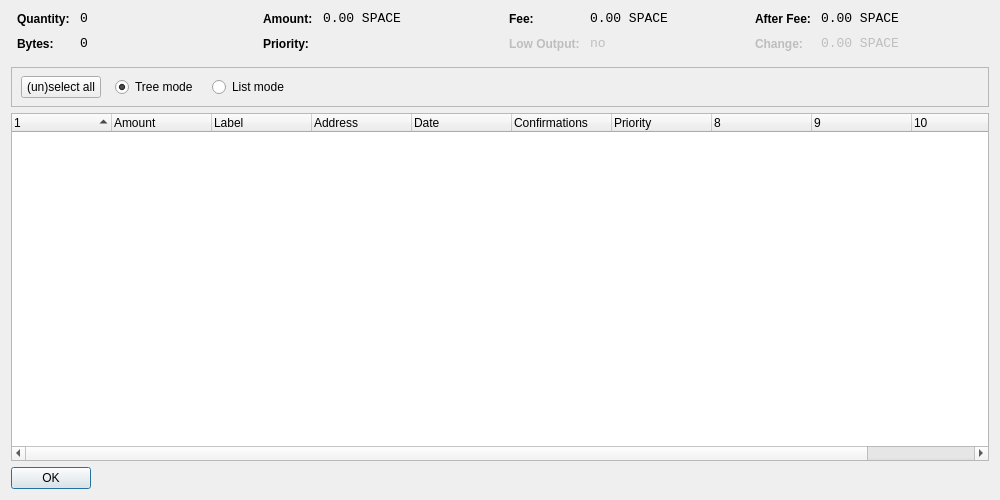
<?xml version="1.0" encoding="UTF-8"?>
<ui version="4.0">
 <class>CoinControlDialog</class>
 <widget class="QDialog" name="CoinControlDialog">
  <property name="geometry">
   <rect>
    <x>0</x>
    <y>0</y>
    <width>1000</width>
    <height>500</height>
   </rect>
  </property>
  <property name="windowTitle">
   <string>Coin Control</string>
  </property>
  <layout class="QVBoxLayout" name="verticalLayout">
   <item>
    <layout class="QHBoxLayout" name="horizontalLayoutTop" stretch="0,0,0,0">
     <property name="topMargin">
      <number>0</number>
     </property>
     <property name="bottomMargin">
      <number>10</number>
     </property>
     <item>
      <layout class="QFormLayout" name="formLayoutCoinControl1">
       <property name="horizontalSpacing">
        <number>10</number>
       </property>
       <property name="verticalSpacing">
        <number>10</number>
       </property>
       <property name="leftMargin">
        <number>6</number>
       </property>
       <property name="rightMargin">
        <number>6</number>
       </property>
       <item row="0" column="0">
        <widget class="QLabel" name="labelCoinControlQuantityText">
         <property name="styleSheet">
          <string notr="true">font-weight:bold;</string>
         </property>
         <property name="text">
          <string>Quantity:</string>
         </property>
        </widget>
       </item>
       <item row="0" column="1">
        <widget class="QLabel" name="labelCoinControlQuantity">
         <property name="font">
          <font>
           <family>Monospace</family>
           <pointsize>10</pointsize>
          </font>
         </property>
         <property name="cursor">
          <cursorShape>IBeamCursor</cursorShape>
         </property>
         <property name="contextMenuPolicy">
          <enum>Qt::ActionsContextMenu</enum>
         </property>
         <property name="text">
          <string notr="true">0</string>
         </property>
         <property name="textInteractionFlags">
          <set>Qt::LinksAccessibleByMouse|Qt::TextSelectableByKeyboard|Qt::TextSelectableByMouse</set>
         </property>
        </widget>
       </item>
       <item row="1" column="0">
        <widget class="QLabel" name="labelCoinControlBytesText">
         <property name="styleSheet">
          <string notr="true">font-weight:bold;</string>
         </property>
         <property name="text">
          <string>Bytes:</string>
         </property>
        </widget>
       </item>
       <item row="1" column="1">
        <widget class="QLabel" name="labelCoinControlBytes">
         <property name="font">
          <font>
           <family>Monospace</family>
           <pointsize>10</pointsize>
          </font>
         </property>
         <property name="cursor">
          <cursorShape>IBeamCursor</cursorShape>
         </property>
         <property name="contextMenuPolicy">
          <enum>Qt::ActionsContextMenu</enum>
         </property>
         <property name="text">
          <string notr="true">0</string>
         </property>
         <property name="textInteractionFlags">
          <set>Qt::LinksAccessibleByMouse|Qt::TextSelectableByKeyboard|Qt::TextSelectableByMouse</set>
         </property>
        </widget>
       </item>
      </layout>
     </item>
     <item>
      <layout class="QFormLayout" name="formLayoutCoinControl2">
       <property name="horizontalSpacing">
        <number>10</number>
       </property>
       <property name="verticalSpacing">
        <number>10</number>
       </property>
       <property name="leftMargin">
        <number>6</number>
       </property>
       <property name="rightMargin">
        <number>6</number>
       </property>
       <item row="0" column="0">
        <widget class="QLabel" name="labelCoinControlAmountText">
         <property name="styleSheet">
          <string notr="true">font-weight:bold;</string>
         </property>
         <property name="text">
          <string>Amount:</string>
         </property>
        </widget>
       </item>
       <item row="0" column="1">
        <widget class="QLabel" name="labelCoinControlAmount">
         <property name="font">
          <font>
           <family>Monospace</family>
           <pointsize>10</pointsize>
          </font>
         </property>
         <property name="cursor">
          <cursorShape>IBeamCursor</cursorShape>
         </property>
         <property name="contextMenuPolicy">
          <enum>Qt::ActionsContextMenu</enum>
         </property>
         <property name="text">
          <string notr="true">0.00 SPACE</string>
         </property>
         <property name="textInteractionFlags">
          <set>Qt::LinksAccessibleByMouse|Qt::TextSelectableByKeyboard|Qt::TextSelectableByMouse</set>
         </property>
        </widget>
       </item>
       <item row="1" column="0">
        <widget class="QLabel" name="labelCoinControlPriorityText">
         <property name="styleSheet">
          <string notr="true">font-weight:bold;</string>
         </property>
         <property name="text">
          <string>Priority:</string>
         </property>
        </widget>
       </item>
       <item row="1" column="1">
        <widget class="QLabel" name="labelCoinControlPriority">
         <property name="font">
          <font>
           <family>Monospace</family>
           <pointsize>10</pointsize>
          </font>
         </property>
         <property name="cursor">
          <cursorShape>IBeamCursor</cursorShape>
         </property>
         <property name="contextMenuPolicy">
          <enum>Qt::ActionsContextMenu</enum>
         </property>
         <property name="text">
          <string/>
         </property>
         <property name="textInteractionFlags">
          <set>Qt::LinksAccessibleByMouse|Qt::TextSelectableByKeyboard|Qt::TextSelectableByMouse</set>
         </property>
        </widget>
       </item>
      </layout>
     </item>
     <item>
      <layout class="QFormLayout" name="formLayoutCoinControl3">
       <property name="horizontalSpacing">
        <number>10</number>
       </property>
       <property name="verticalSpacing">
        <number>10</number>
       </property>
       <property name="leftMargin">
        <number>6</number>
       </property>
       <property name="rightMargin">
        <number>6</number>
       </property>
       <item row="0" column="0">
        <widget class="QLabel" name="labelCoinControlFeeText">
         <property name="styleSheet">
          <string notr="true">font-weight:bold;</string>
         </property>
         <property name="text">
          <string>Fee:</string>
         </property>
        </widget>
       </item>
       <item row="0" column="1">
        <widget class="QLabel" name="labelCoinControlFee">
         <property name="font">
          <font>
           <family>Monospace</family>
           <pointsize>10</pointsize>
          </font>
         </property>
         <property name="cursor">
          <cursorShape>IBeamCursor</cursorShape>
         </property>
         <property name="contextMenuPolicy">
          <enum>Qt::ActionsContextMenu</enum>
         </property>
         <property name="text">
          <string notr="true">0.00 SPACE</string>
         </property>
         <property name="textInteractionFlags">
          <set>Qt::LinksAccessibleByMouse|Qt::TextSelectableByKeyboard|Qt::TextSelectableByMouse</set>
         </property>
        </widget>
       </item>
       <item row="1" column="0">
        <widget class="QLabel" name="labelCoinControlLowOutputText">
         <property name="enabled">
          <bool>false</bool>
         </property>
         <property name="styleSheet">
          <string notr="true">font-weight:bold;</string>
         </property>
         <property name="text">
          <string>Low Output:</string>
         </property>
        </widget>
       </item>
       <item row="1" column="1">
        <widget class="QLabel" name="labelCoinControlLowOutput">
         <property name="enabled">
          <bool>false</bool>
         </property>
         <property name="font">
          <font>
           <family>Monospace</family>
           <pointsize>10</pointsize>
          </font>
         </property>
         <property name="cursor">
          <cursorShape>IBeamCursor</cursorShape>
         </property>
         <property name="contextMenuPolicy">
          <enum>Qt::ActionsContextMenu</enum>
         </property>
         <property name="text">
          <string notr="true">no</string>
         </property>
         <property name="textInteractionFlags">
          <set>Qt::LinksAccessibleByMouse|Qt::TextSelectableByKeyboard|Qt::TextSelectableByMouse</set>
         </property>
        </widget>
       </item>
      </layout>
     </item>
     <item>
      <layout class="QFormLayout" name="formLayoutCoinControl4">
       <property name="horizontalSpacing">
        <number>10</number>
       </property>
       <property name="verticalSpacing">
        <number>10</number>
       </property>
       <property name="leftMargin">
        <number>6</number>
       </property>
       <property name="rightMargin">
        <number>6</number>
       </property>
       <item row="0" column="0">
        <widget class="QLabel" name="labelCoinControlAfterFeeText">
         <property name="styleSheet">
          <string notr="true">font-weight:bold;</string>
         </property>
         <property name="text">
          <string>After Fee:</string>
         </property>
        </widget>
       </item>
       <item row="0" column="1">
        <widget class="QLabel" name="labelCoinControlAfterFee">
         <property name="font">
          <font>
           <family>Monospace</family>
           <pointsize>10</pointsize>
          </font>
         </property>
         <property name="cursor">
          <cursorShape>IBeamCursor</cursorShape>
         </property>
         <property name="contextMenuPolicy">
          <enum>Qt::ActionsContextMenu</enum>
         </property>
         <property name="text">
          <string notr="true">0.00 SPACE</string>
         </property>
         <property name="textInteractionFlags">
          <set>Qt::LinksAccessibleByMouse|Qt::TextSelectableByKeyboard|Qt::TextSelectableByMouse</set>
         </property>
        </widget>
       </item>
       <item row="1" column="0">
        <widget class="QLabel" name="labelCoinControlChangeText">
         <property name="enabled">
          <bool>false</bool>
         </property>
         <property name="styleSheet">
          <string notr="true">font-weight:bold;</string>
         </property>
         <property name="text">
          <string>Change:</string>
         </property>
        </widget>
       </item>
       <item row="1" column="1">
        <widget class="QLabel" name="labelCoinControlChange">
         <property name="enabled">
          <bool>false</bool>
         </property>
         <property name="font">
          <font>
           <family>Monospace</family>
           <pointsize>10</pointsize>
          </font>
         </property>
         <property name="cursor">
          <cursorShape>IBeamCursor</cursorShape>
         </property>
         <property name="contextMenuPolicy">
          <enum>Qt::ActionsContextMenu</enum>
         </property>
         <property name="text">
          <string notr="true">0.00 SPACE</string>
         </property>
         <property name="textInteractionFlags">
          <set>Qt::LinksAccessibleByMouse|Qt::TextSelectableByKeyboard|Qt::TextSelectableByMouse</set>
         </property>
        </widget>
       </item>
      </layout>
     </item>
    </layout>
   </item>
   <item>
    <widget class="QFrame" name="frame">
     <property name="minimumSize">
      <size>
       <width>0</width>
       <height>40</height>
      </size>
     </property>
     <property name="frameShape">
      <enum>QFrame::StyledPanel</enum>
     </property>
     <property name="frameShadow">
      <enum>QFrame::Sunken</enum>
     </property>
     <widget class="QWidget" name="horizontalLayoutWidget">
      <property name="geometry">
       <rect>
        <x>10</x>
        <y>0</y>
        <width>781</width>
        <height>41</height>
       </rect>
      </property>
      <layout class="QHBoxLayout" name="horizontalLayoutPanel" stretch="0,0,0,0,0">
       <property name="spacing">
        <number>14</number>
       </property>
       <item>
        <widget class="QPushButton" name="pushButtonSelectAll">
         <property name="sizePolicy">
          <sizepolicy hsizetype="Maximum" vsizetype="Fixed">
           <horstretch>0</horstretch>
           <verstretch>0</verstretch>
          </sizepolicy>
         </property>
         <property name="text">
          <string>(un)select all</string>
         </property>
        </widget>
       </item>
       <item>
        <widget class="QRadioButton" name="radioTreeMode">
         <property name="sizePolicy">
          <sizepolicy hsizetype="Maximum" vsizetype="Fixed">
           <horstretch>0</horstretch>
           <verstretch>0</verstretch>
          </sizepolicy>
         </property>
         <property name="text">
          <string>Tree mode</string>
         </property>
         <property name="checked">
          <bool>true</bool>
         </property>
        </widget>
       </item>
       <item>
        <widget class="QRadioButton" name="radioListMode">
         <property name="sizePolicy">
          <sizepolicy hsizetype="Maximum" vsizetype="Fixed">
           <horstretch>0</horstretch>
           <verstretch>0</verstretch>
          </sizepolicy>
         </property>
         <property name="text">
          <string>List mode</string>
         </property>
        </widget>
       </item>
       <item>
        <spacer name="horizontalSpacer">
         <property name="orientation">
          <enum>Qt::Horizontal</enum>
         </property>
         <property name="sizeHint" stdset="0">
          <size>
           <width>40</width>
           <height>20</height>
          </size>
         </property>
        </spacer>
       </item>
      </layout>
     </widget>
    </widget>
   </item>
   <item>
    <widget class="CoinControlTreeWidget" name="treeWidget">
     <property name="contextMenuPolicy">
      <enum>Qt::CustomContextMenu</enum>
     </property>
     <property name="sortingEnabled">
      <bool>false</bool>
     </property>
     <property name="columnCount">
      <number>11</number>
     </property>
     <attribute name="headerShowSortIndicator" stdset="0">
      <bool>true</bool>
     </attribute>
     <attribute name="headerStretchLastSection">
      <bool>false</bool>
     </attribute>
     <column>
      <property name="text">
       <string/>
      </property>
     </column>
     <column>
      <property name="text">
       <string>Amount</string>
      </property>
     </column>
     <column>
      <property name="text">
       <string>Label</string>
      </property>
     </column>
     <column>
      <property name="text">
       <string>Address</string>
      </property>
     </column>
     <column>
      <property name="text">
       <string>Date</string>
      </property>
     </column>
     <column>
      <property name="text">
       <string>Confirmations</string>
      </property>
      <property name="toolTip">
       <string>Confirmed</string>
      </property>
     </column>
     <column>
      <property name="text">
       <string>Priority</string>
      </property>
     </column>
     <column>
      <property name="text">
       <string/>
      </property>
     </column>
     <column>
      <property name="text">
       <string/>
      </property>
     </column>
     <column>
      <property name="text">
       <string/>
      </property>
     </column>
     <column>
      <property name="text">
       <string/>
      </property>
     </column>
    </widget>
   </item>
   <item>
    <widget class="QDialogButtonBox" name="buttonBox">
     <property name="sizePolicy">
      <sizepolicy hsizetype="Maximum" vsizetype="Fixed">
       <horstretch>0</horstretch>
       <verstretch>0</verstretch>
      </sizepolicy>
     </property>
     <property name="orientation">
      <enum>Qt::Horizontal</enum>
     </property>
     <property name="standardButtons">
      <set>QDialogButtonBox::Ok</set>
     </property>
    </widget>
   </item>
  </layout>
 </widget>
 <customwidgets>
  <customwidget>
   <class>CoinControlTreeWidget</class>
   <extends>QTreeWidget</extends>
   <header>coincontroltreewidget.h</header>
  </customwidget>
 </customwidgets>
 <resources/>
 <connections/>
</ui>
